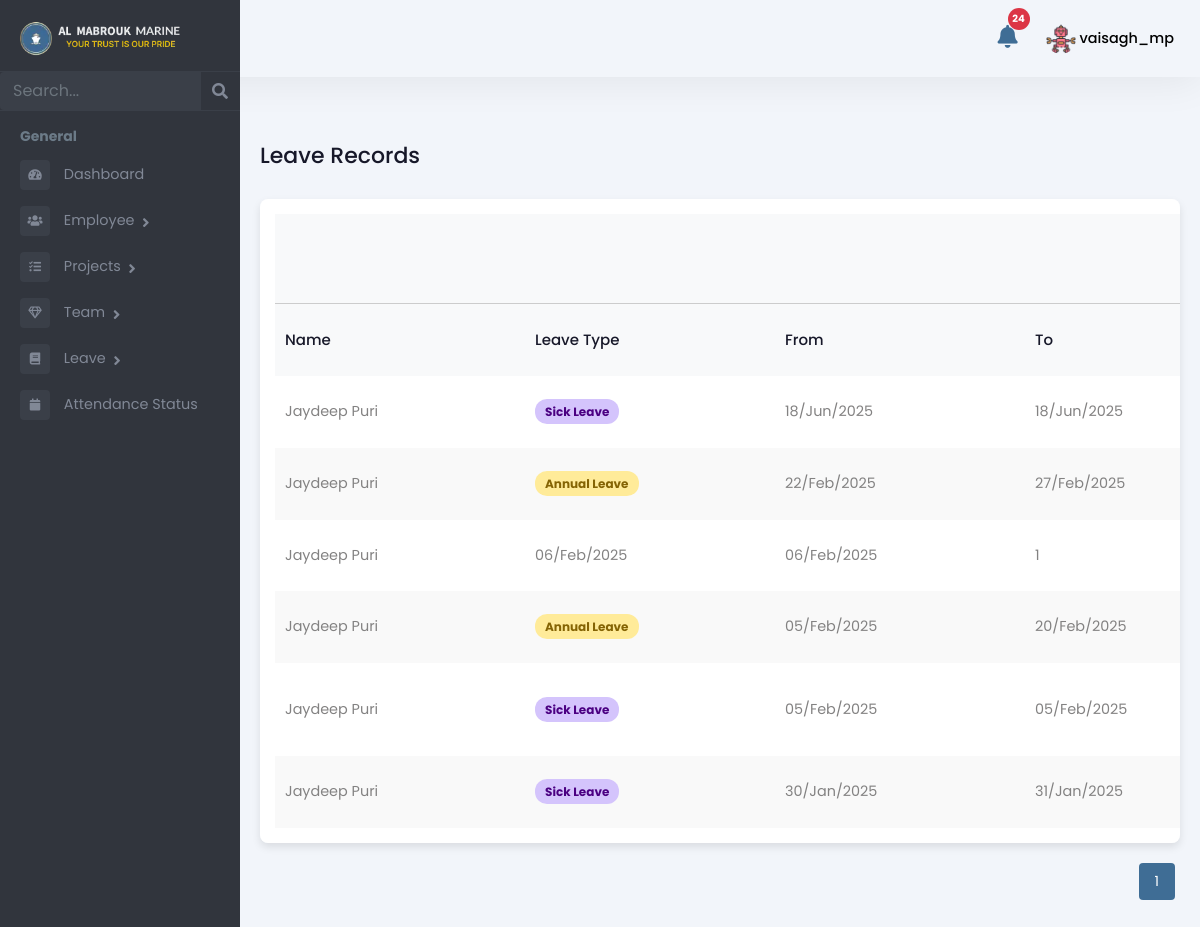
The page /manager/leave-list/ (signed in) on the database its author committed.
### Admin/models.py (models this page shows, shortened)
class Employee(models.Model):
    user = models.OneToOneField(User, on_delete=models.CASCADE, related_name='employee_profile')
    is_employee = models.BooleanField(default=False)
    is_manager = models.BooleanField(default=False)
    is_administration = models.BooleanField(default=False)
    is_hr = models.BooleanField(default=False)
    rank = models.CharField(max_length=255, blank=True, null=True)
    salary = models.DecimalField(max_digits=10, decimal_places=2, blank=True, null=True)
    work_days = models.DecimalField(max_digits=10, decimal_places=2, default=0, blank=True)
    holidays = models.IntegerField(null=True, blank=True)
    overseas_days = models.IntegerField(default=0)
    date_of_birth = models.DateField(null=True, blank=True)
    phone_number = models.CharField(max_length=15, blank=True, null=True)
    date_of_join = models.DateField(null=True, blank=True)
    address = models.TextField(blank=True, null=True)
    profile_picture = models.ImageField(upload_to="profile_pictures/", null=True, blank=True)

class Leave(models.Model):
    LEAVE_TYPE_CHOICES = [
        ('SICK LEAVE', 'Sick Leave'),
        ('ANNUAL LEAVE', 'Annual Leave'),
    ]
    STATUS_CHOICES = [
        ('PENDING', 'Pending'),
        ('APPROVED', 'Approved'),
        ('REJECTED', 'Rejected'),
    ]
    user = models.ForeignKey(User, on_delete=models.CASCADE)  # Assuming you're using the default User model
    leave_type = models.CharField(max_length=50, choices=LEAVE_TYPE_CHOICES)
    from_date = models.DateField()
    to_date = models.DateField()
    reason = models.TextField()
    no_of_days = models.IntegerField(editable=False)  # Automatically calculated
    approval_status = models.CharField(max_length=10, choices=STATUS_CHOICES, default='PENDING')
    medical_certificate = models.FileField(upload_to='medical_certificates/', null=True, blank=True)

### manager/views.py (the view)
# urls.py: path('leave-list/', views.leave_list, name='leave_list'),
@login_required
def leave_list(request):
    search_query = request.GET.get('search', '').strip()
    try:
        current_manager = request.user.employee_profile
    except Employee.DoesNotExist:
        return redirect('no_employee_profile')
    if not current_manager.is_manager:
        return redirect('no_permission_page')
    teams = Team.objects.filter(manager=current_manager).prefetch_related('employees')
    employees = set()
    for team in teams:
        employees.update(team.employees.all())
    leave_records = Leave.objects.filter(user__employee_profile__in=employees).select_related('user')
    if search_query:
        leave_records = leave_records.filter(user__username__icontains=search_query)
    leave_records = leave_records.order_by('-from_date')
    paginator = Paginator(leave_records, 10)
    page_number = request.GET.get('page')
    page_obj = paginator.get_page(page_number)
    context = {
        "role": "Manager",
        'leave_records': page_obj,
        'search_query': search_query,
    }
    return render(request, 'Manager/leave_list.html', context)

### templates/Manager/leave_list.html (shortened to what this page needs)
{% extends 'Manager/managerbase.html' %}
{% load static %}
{% block content %}
<div class="emply-list-wraper">
    <div class="pg-title">
        <h1>Leave Records</h1>
    </div>
    <div class="widget-box table-wdgt">
        <table id="leaveTable">
            <thead>
                <tr style="border-bottom: 1px solid #ccc">
                    <th></th>
                    <th></th>
                    <th></th>
                    <th></th>
                </tr>
            </thead>
            <thead>
                <tr>
                    <th>Name</th>
                    <th>Leave Type</th>
                    <th>From</th>
                    <th>To</th>
                </tr>
            </thead>
            <tbody>
                {% for leave in leave_records %}
                <tr>
                    <td>{{ leave.user.get_full_name }}</td>
                    {% if leave.leave_type == 'SICK LEAVE' or leave.leave_type == 'ANNUAL LEAVE' %}
                    <td>
                        <span class="status
                            {% if leave.leave_type == 'SICK LEAVE' %}sick-leave
                            {% elif leave.leave_type == 'ANNUAL LEAVE' %}annual-leave{% endif %}">
                            {{ leave.get_leave_type_display }}
                        </span>
                    </td>
                    {% endif %}
                    <td>{{ leave.from_date|date:"d/M/Y" }}</td>
                    <td>{{ leave.to_date|date:"d/M/Y" }}</td>
                    <td>{{ leave.no_of_days }}</td>
                </tr>
                {% endfor %}
            </tbody>
        </table>
    </div>
    <div class="pagination" id="pagination">
    {% with current=leave_records.number %}
        {% for num in leave_records.paginator.page_range %}
            {% if num >= current|add:"-1" and num <= current|add:"1" %}
                {% if num == current %}
                    <button class="active">{{ num }}</button>
                {% else %}
                    <a href="?search={{ search_query }}&page={{ num }}">
                        <button>{{ num }}</button>
                    </a>
                {% endif %}
            {% endif %}
        {% endfor %}
    {% endwith %}
</div>
</div>
{% endblock %}

### templates/Manager/managerbase.html (shortened to what this page needs)
{% load static %}
<!DOCTYPE html>
<html lang="en">
<head>
    <link rel="stylesheet" href="{% static 'assets/vendor/bootstrap/css/bootstrap.min.css' %}" />
    <link href="https://use.fontawesome.com/releases/v5.0.6/css/all.css" rel="stylesheet" />
    <link rel="stylesheet" href="{% static 'assets/styles.css' %}" />
    <link href="https://cdn.jsdelivr.net/npm/select2@4.0.13/dist/css/select2.min.css" rel="stylesheet" />
    <link href="https://cdn.jsdelivr.net/npm/bootstrap-icons@1.11.3/font/bootstrap-icons.css" rel="stylesheet">
    <link rel="stylesheet" href="{% static 'assets/css/style.css' %}" />
</head>
<body>
    <header>
      <div class="mb-top-hdr">
        <div class="hdr-notification">
        <a href="#" id="open-notification-popup">
            <button type="button" class="btn btn-primary position-relative">
                <i class="fas fa-bell"></i>
                <span id="notification-count" class="position-absolute top-0 start-100 translate-middle badge rounded-pill bg-danger">
                </span>
            </button>
        </a>
    </div>
      <div class="hdr-user">
          <div class="dropdown">
              <button class="btndropdown-toggle" type="button" id="dropdownMenuButton1"
                  data-bs-toggle="dropdown" aria-expanded="false">
                  {% if request.user.employee_profile.profile_picture %}
                      <img src="{{ request.user.employee_profile.profile_picture.url }}"
                           alt="Profile Picture"
                           class="rounded-circle"
                           style="width: 30px; height: 30px; object-fit: cover;">
                  {% else %}
                      <i class="fas fa-user"></i>
                  {% endif %}
                  <span>{{ request.user.first_name }}_{{ request.user.last_name }}</span>
              </button>
          </div>
      </div>
      </div>
  </header>
    <div class="page-wrapper chiller-theme toggled"  id="content">
        <nav id="sidebar"  class="sidebar-wrapper sidebar">
            <div class="sidebar-content">
              <div class="sidebar-brand">
                <a href="{% url 'manager-dashboard' %}"><img src="{% static 'assets/images/almabrouk-logo.webp' %}"
                  alt="Almabrouk Marine Logo" /></a>
              </div>
              <div class="sidebar-search">
                <form method="get" action="{% url 'manager_search_redirect' %}">
                  <div class="input-group">
                    <input
                      type="text"
                      name="search"
                      class="form-control search-menu"
                      placeholder="Search..."
                      value="{{ search_query }}"
                    />
                    <div class="input-group-append">
                  <button class="input-group-text" type="submit" style="border: none; background: none;">
                    <i class="fa fa-search" aria-hidden="true"></i>
                  </button>
                </div>
                  </div>
                </form>
              </div>
              <div class="sidebar-menu">
                <ul>
                  <li class="header-menu">
                    <span>General</span>
                  </li>
                  <li>
                    <a href="{% url 'manager-dashboard' %}">
                      <i class="fa fa-tachometer-alt"></i>
                      <span>Dashboard</span>
                    </a>
                  </li>
                  <li class="sidebar-dropdown">
                    <a href="#">
                      <i class="fas fa-users"></i>
                      <span>Employee</span>
                    </a>
                  </li>
                  <li class="sidebar-dropdown">
                    <a href="#">
                      <i class="fas fa-tasks"></i>
                      <span>Projects</span>
                    </a>
                  </li>
                  <li class="sidebar-dropdown">
                    <a href="#">
                      <i class="far fa-gem"></i>
                      <span>Team</span>
                    </a>
                  </li>
                  <li class="sidebar-dropdown">
                    <a href="#">
                      <i class="fa fa-book"></i>
                      <span>Leave</span>
                    </a>
                  </li>
                  <li>
                    <a href="{% url 'attendance_status' %}">
                      <i class="fa fa-calendar"></i>
                      <span>Attendance Status</span>
                    </a>
                  </li>
                </ul>
              </div>
            </div>
          </nav>
        {% block content %}
        {% endblock %}
    </div>
</body>
</html>

### rows shown on the page
Leave: user.get_full_name "Jaydeep Puri", leave_type "Sick Leave", from_date "18/Jun/2025", to_date "18/Jun/2025"
Leave: user.get_full_name "Jaydeep Puri", leave_type "Annual Leave", from_date "22/Feb/2025", to_date "27/Feb/2025"
Leave: user.get_full_name "Jaydeep Puri", from_date "06/Feb/2025", to_date "06/Feb/2025", no_of_days "1"
Leave: user.get_full_name "Jaydeep Puri", leave_type "Annual Leave", from_date "05/Feb/2025", to_date "20/Feb/2025"
Leave: user.get_full_name "Jaydeep Puri", leave_type "Sick Leave", from_date "05/Feb/2025", to_date "05/Feb/2025"
Leave: user.get_full_name "Jaydeep Puri", leave_type "Sick Leave", from_date "30/Jan/2025", to_date "31/Jan/2025"

### other values the page prints
{{ request.user.first_name }} "vaisagh"
{{ request.user.last_name }} "mp"
{{ num }} "1"
